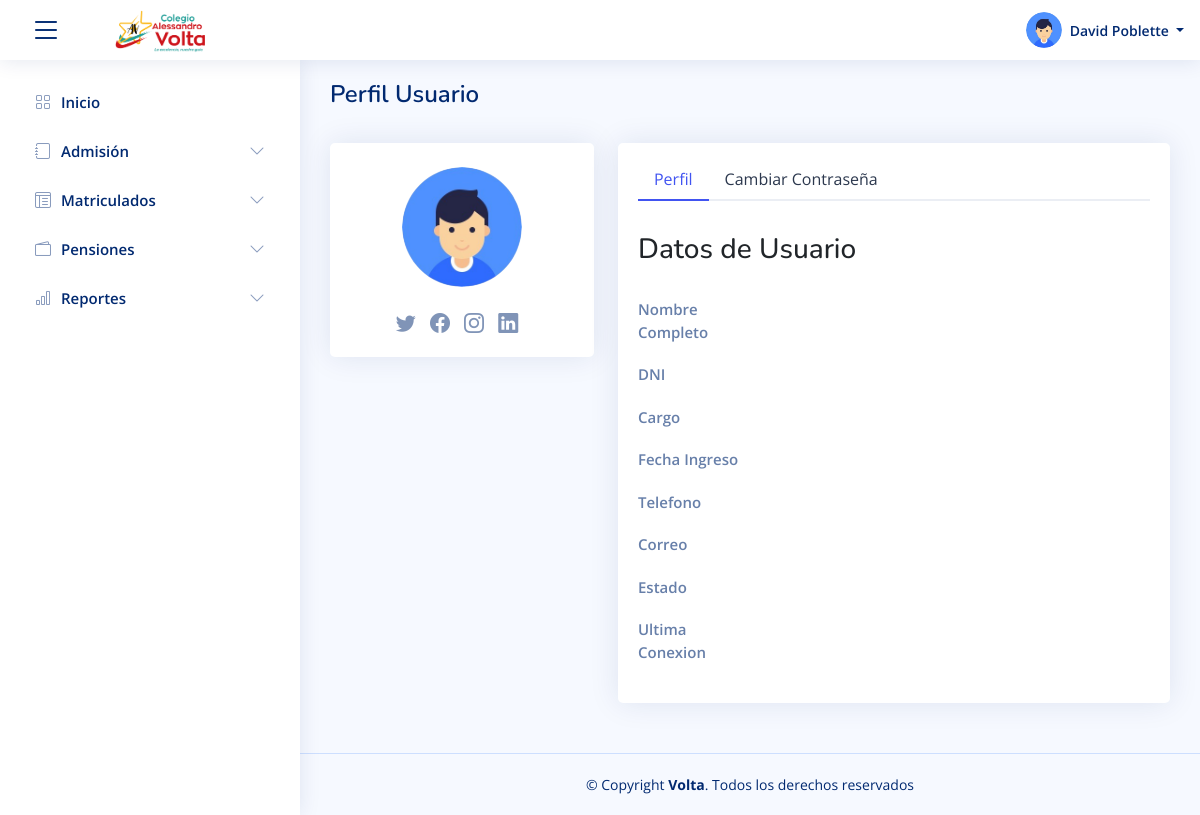
Page /perfil (signed in) on the earlier database version.
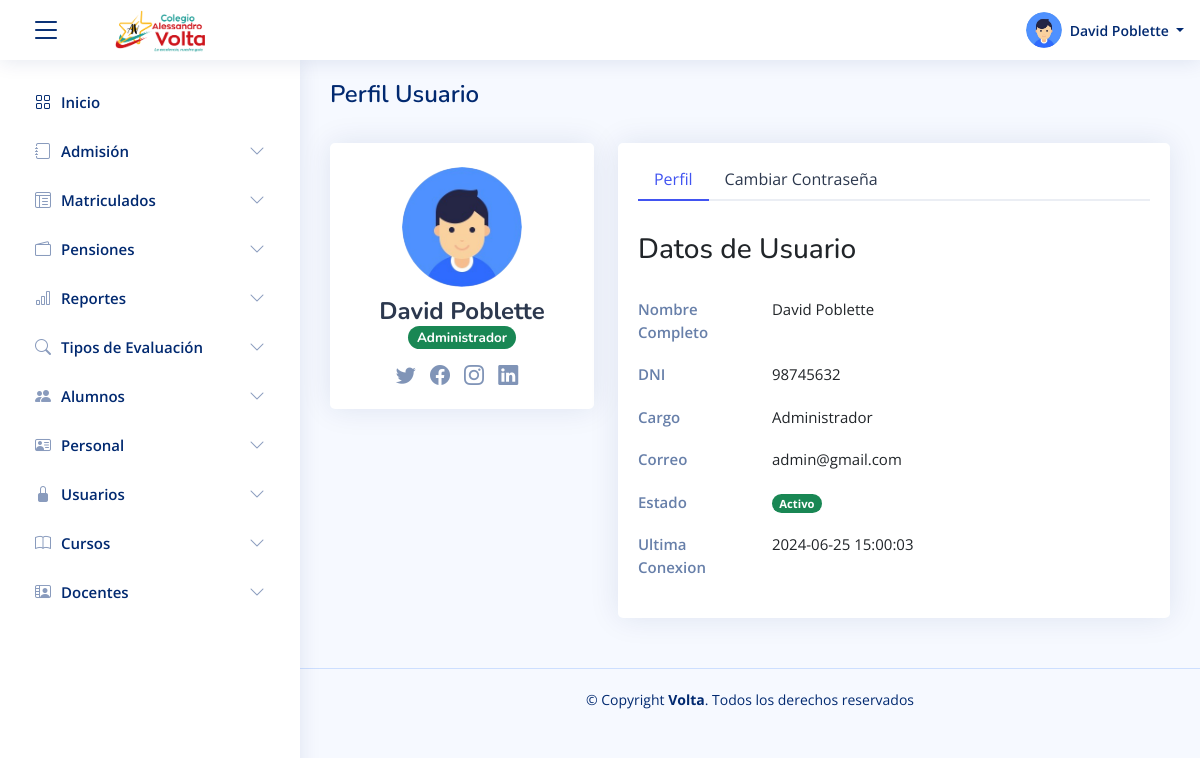
Same page on the later database version.
### tables this page shows
CREATE TABLE `usuario`  (
  `idUsuario` int NOT NULL AUTO_INCREMENT,
  `idTipoUsuario` int NOT NULL,
  `correoUsuario` varchar(150) NOT NULL,
  `password` varchar(200) NOT NULL,
  `nombreUsuario` varchar(150) NOT NULL,
  `apellidoUsuario` varchar(150) NOT NULL,
  `dniUsuario` varchar(20) NOT NULL,
  `estadoUsuario` int NOT NULL,
  `ultimaConexion` datetime NOT NULL,
  `fechaCreacion` datetime NOT NULL,
  `fechaActualizacion` datetime NOT NULL,
  `usuarioCreacion` int NOT NULL,
  `usuarioActualizacion` int NOT NULL,
  PRIMARY KEY (`idUsuario`) USING BTREE,
  INDEX `fk_usuario_tipousuario`(`idTipoUsuario`) USING BTREE,
  CONSTRAINT `fk_usuario_tipousuario` FOREIGN KEY (`idTipoUsuario`) REFERENCES `tipo_usuario` (`idTipoUsuario`) ON DELETE RESTRICT ON UPDATE RESTRICT
);

CREATE TABLE `tipo_usuario`  (
  `idTipoUsuario` int NOT NULL AUTO_INCREMENT,
  `descripcionTipoUsuario` varchar(100) NOT NULL,
  `fechaCreacion` datetime NOT NULL,
  `fechaActualizacion` datetime NOT NULL,
  `usuarioCreacion` int NOT NULL,
  `usuarioActualizacion` int NOT NULL,
  PRIMARY KEY (`idTipoUsuario`) USING BTREE
);

### controller/template.controller.php (called while the page is built, shortened)
<?php
class ControllerTemplate
{
  static public function ctrTemplate()
  {
    include "views/template.php";
  }
}

### index.php (called while the page is built, shortened)
<?php
require_once "controller/template.controller.php";
require_once "functions/perfil.functions.php";
require_once "controller/usuarios.controller.php";
require_once "controller/perfil.controller.php";
require_once "controller/anioCursoGrado.controller.php";
require_once "model/perfil.model.php";
$template = new ControllerTemplate();
$template->ctrTemplate();

### controller/perfil.controller.php (called while the page is built, shortened)
<?php
class ControllerPerfil
{
  public static function ctrGetAllPerfilUsuario($idUsuario)
  {
    $table = "usuario";
    $listUsuario = ModelPerfil::mdlGetAllPerfilUsuario($table, $idUsuario);
    return $listUsuario;
  }
}

### model/connection.php (called while the page is built)
<?php
class Connection
{
  private static $link = null;
  public static function conn()
  {
    if (self::$link === null) {
      self::$link = new PDO("mysql:host=localhost;dbname=db_volta", "root", "");
      self::$link->exec("set names utf8");
    }
    return self::$link;
  }
}

### model/perfil.model.php (called while the page is built, shortened)
<?php
require_once "connection.php";
class ModelPerfil
{
  public static function mdlGetAllPerfilUsuario($table, $idUsuario)
  {
    $statement = Connection::conn()->prepare("SELECT
    tu.idTipoUsuario,
    u.nombreUsuario,
    u.apellidoUsuario,
    u.dniUsuario,
    u.correoUsuario,
    u.estadoUsuario,
    u.ultimaConexion
    FROM
    $table u
    INNER JOIN
    tipo_usuario tu ON u.idTipoUsuario = tu.idTipoUsuario
    WHERE
    u.idUsuario = :idUsuario");
    $statement->bindParam(":idUsuario", $idUsuario, PDO::PARAM_INT);
    $statement->execute();
    return $statement->fetch(PDO::FETCH_ASSOC);
  }
}

### views/modules/perfil.php (the view, shortened to what the rows shown need)
<?php
$idTipoUsuario = $_SESSION["tipoUsuario"];
$idUsuario = $_SESSION["idUsuario"];
if ($idTipoUsuario == 1 || $idTipoUsuario == 5 || $idTipoUsuario == 4) {
  $perfilUsuario = ControllerPerfil::ctrGetAllPerfilUsuario($idUsuario);
} else {
  $perfilPersonal = ControllerPerfil::ctrGetAllPerfilPersonal($idUsuario);
  $perfilPersonalDataEdit = ControllerPerfil::ctrGetAllPerfilPersonalDataEdit($idUsuario);
}
?>
<?php if ($idTipoUsuario == 1 || $idTipoUsuario == 5 || $idTipoUsuario == 4) { ?>
  <main id="main" class="main">
    <div class="pagetitle">
      <h1>Perfil Usuario</h1><br>
    </div>
    <section class="section profile">
      <div class="row">
        <div class="col-xl-4">
          <div class="card">
            <div class="card-body profile-card pt-4 d-flex flex-column align-items-center">
              <img src="assets/img/usuario.png" alt="Profile" class="rounded-circle">
              <h2>
                <?php echo $perfilUsuario["nombreUsuario"] . " " . $perfilUsuario["apellidoUsuario"]; ?>
              </h2>
              <h3>
                <?php echo FunctionPerfil::getTipoPerfilUsuario($perfilUsuario["idTipoUsuario"]); ?>
              </h3>
              <div class="social-links mt-2">
                <a href="#" class="twitter"><i class="bi bi-twitter"></i></a>
                <a href="#" class="facebook"><i class="bi bi-facebook"></i></a>
                <a href="#" class="instagram"><i class="bi bi-instagram"></i></a>
                <a href="#" class="linkedin"><i class="bi bi-linkedin"></i></a>
              </div>
            </div>
          </div>
        </div>
        <div class="col-xl-8">
          <div class="card">
            <div class="card-body pt-3">
              <ul class="nav nav-tabs nav-tabs-bordered">
                <li class="nav-item">
                  <button class="nav-link active" data-bs-toggle="tab" data-bs-target="#profile-overview">Perfil</button>
                </li>
                <li class="nav-item">
                  <button class="nav-link" data-bs-toggle="tab" data-bs-target="#profile-change-password">Cambiar
                    Contraseña</button>
                </li>
              </ul>
              <div class="tab-content pt-2">
                <div class="tab-pane fade show active profile-overview" id="profile-overview">
                  <br>
                  <h3>Datos de Usuario</h3><br>
                  <div class="row">
                    <div class="col-lg-3 col-md-4 label ">Nombre Completo</div>
                    <div class="col-lg-9 col-md-8">
                      <?php echo $perfilUsuario["nombreUsuario"] . " " . $perfilUsuario["apellidoUsuario"]; ?>
                    </div>
                  </div>
                  <div class="row">
                    <div class="col-lg-3 col-md-4 label ">DNI</div>
                    <div class="col-lg-9 col-md-8">
                      <?php echo $perfilUsuario["dniUsuario"]; ?>
                    </div>
                  </div>
                  <div class="row">
                    <div class="col-lg-3 col-md-4 label">Cargo</div>
                    <div class="col-lg-9 col-md-8">
                      <?php echo FunctionPerfil::getTipoPerfilUsuarioTxt($perfilUsuario["idTipoUsuario"]); ?>
                    </div>
                  </div>
                  <div class="row">
                    <div class="col-lg-3 col-md-4 label">Correo</div>
                    <div class="col-lg-9 col-md-8">
                      <?php echo $perfilUsuario["correoUsuario"]; ?>
                    </div>
                  </div>
                  <div class="row">
                    <div class="col-lg-3 col-md-4 label">Estado</div>
                    <div class="col-lg-9 col-md-8">
                      <?php echo FunctionPerfil::getEstadoPerfil($perfilUsuario["estadoUsuario"]); ?>
                    </div>
                  </div>
                  <div class="row">
                    <div class="col-lg-3 col-md-4 label">Ultima Conexion</div>
                    <div class="col-lg-9 col-md-8">
                      <?php echo $perfilUsuario["ultimaConexion"]; ?>
                    </div>
                  </div>
                </div>
              </div>
            </div>
          </div>
        </div>
      </div>
    </section>
  </main>
<?php } else { ?>
  <main id="main" class="main">
    <div class="pagetitle">
      <h1>Perfil Usuario</h1><br>
    </div>
  </main>
<?php } ?>

Differences in the rows shown:
now on this page (row edited): usuario: nombreUsuario "David", apellidoUsuario "Poblette", dniUsuario "98745632", idTipoUsuario.idTipoUsuario "Administrador", correoUsuario "admin@gmail.com", ultimaConexion "2024-06-25 15:00:03"
Other differences:
text no longer shown: "Fecha Ingreso Telefono"
text now shown: "Tipos de Evaluación Alumnos Personal Usuarios Cursos Docentes Administrador Activo"
